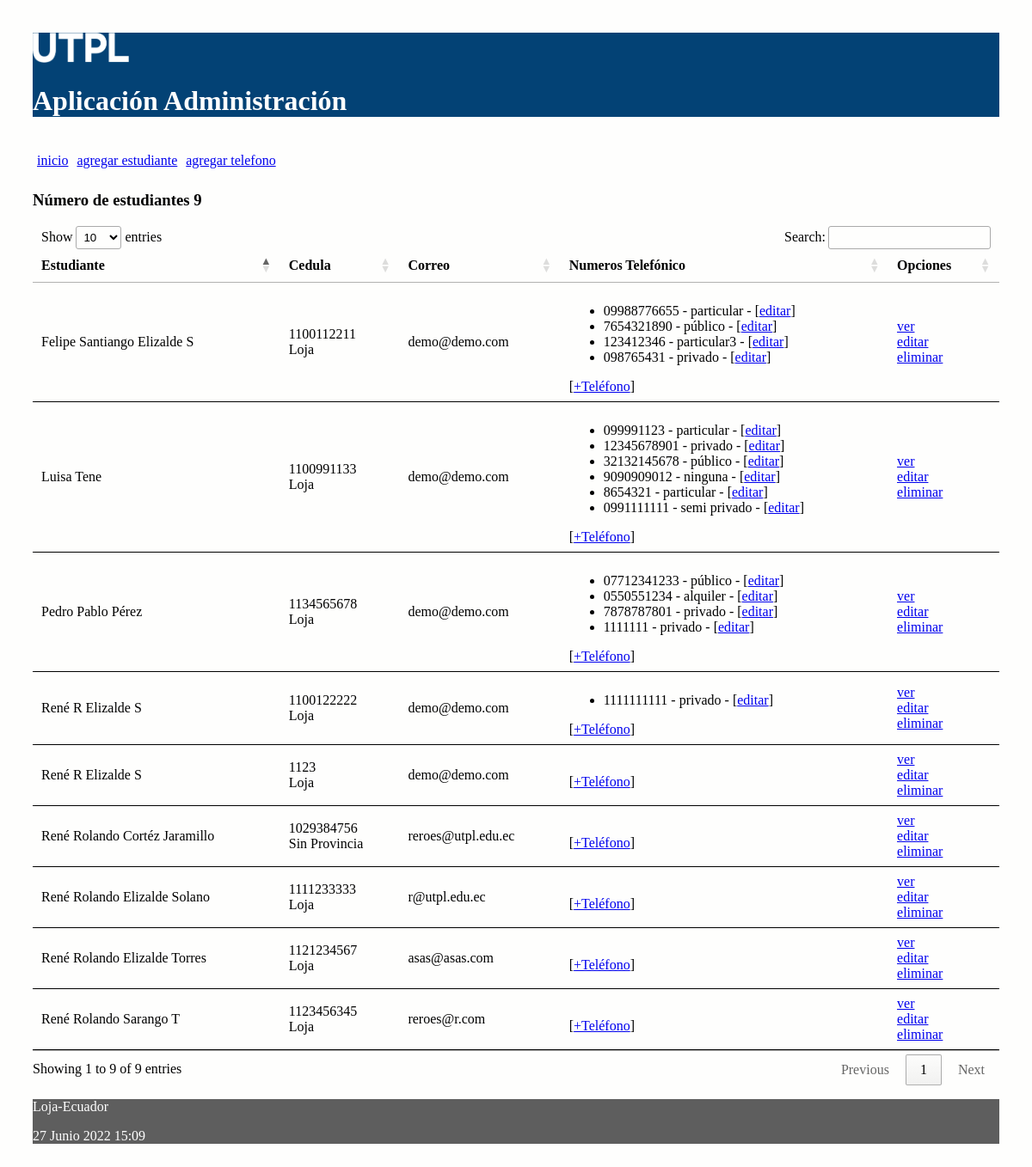
Before: / with the older database file.
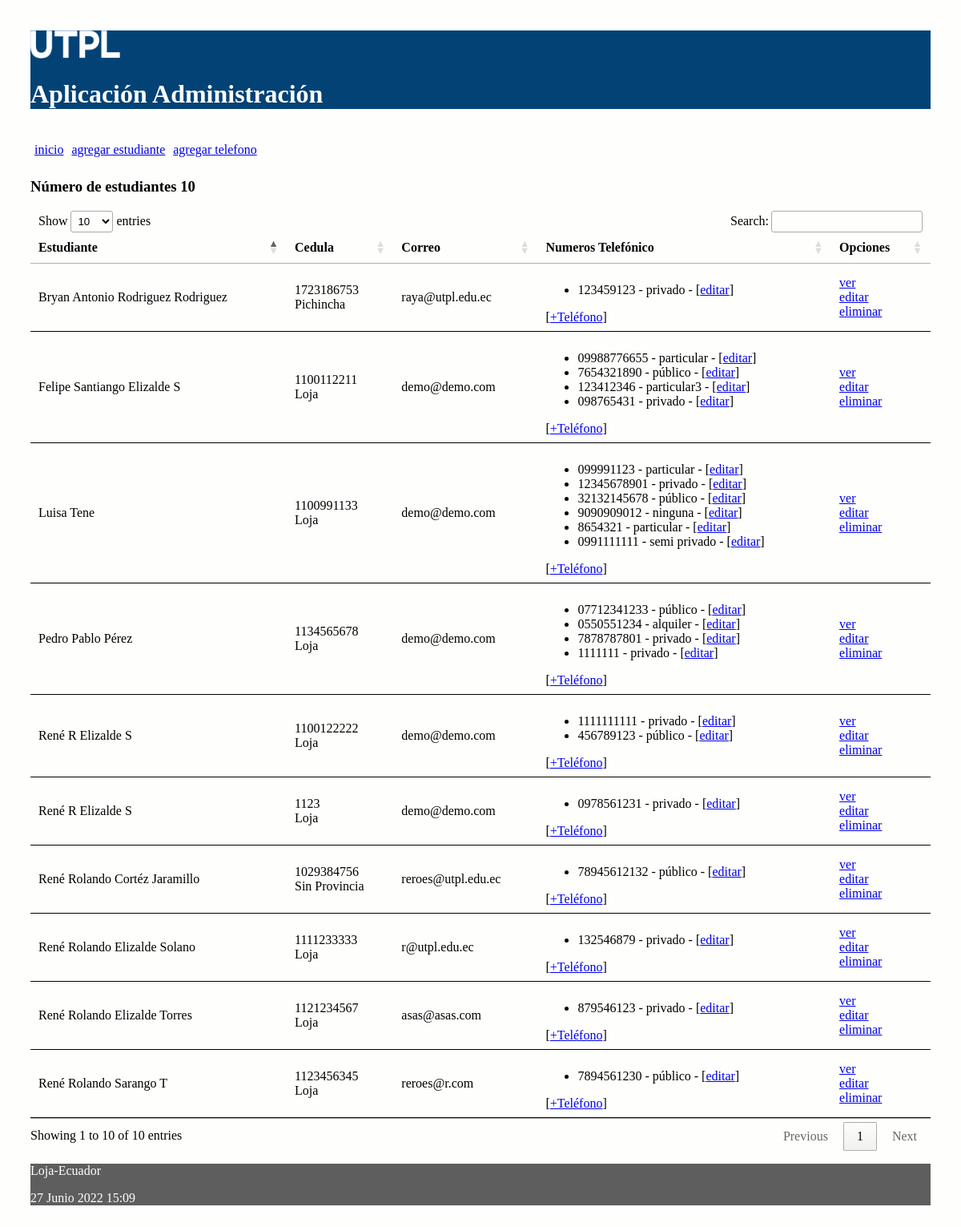
After: the same page with the newer database file.
### administrativo/models.py (models this page shows, shortened)
class Estudiante(models.Model):
    nombre = models.CharField(max_length=30)
    apellido = models.CharField(max_length=30)
    cedula = models.CharField(max_length=30, unique=True)
    correo = models.EmailField()
    def get_provincia (self):
        dato = self.cedula[0:2]
        valor = "Sin Provincia"
        if dato == "11":
            valor = "Loja"
        else:
            if dato == "17":
                valor = "Pichincha"
        return valor

class NumeroTelefonico(models.Model):
    telefono = models.CharField(max_length=100)
    tipo = models.CharField(max_length=100)
    estudiante = models.ForeignKey(Estudiante, on_delete=models.CASCADE,
            related_name="numeros_telefonicos")

### administrativo/views.py (the view)
# urls.py: path('', views.index, name='index'),
def index(request):
    estudiantes = Estudiante.objects.all()
    informacion_template = {'estudiantes': estudiantes, 'numero_estudiantes': len(estudiantes)}
    return render(request, 'index.html', informacion_template)

### administrativo/templates/index.html (shortened to what this page needs)
{% extends "master.html" %}
{% block content %}
<h3>Número de estudiantes {{ numero_estudiantes }}</h3>
<table id="tabla_datos">
  <thead>
    <tr>
      <th>Estudiante</th>
      <th>Cedula</th>
      <th>Correo</th>
      <th>Numeros Telefónico </th>
      <th>Opciones</th>
    </tr>
  </thead>
  {% for e in estudiantes %}
  <tr>
    <td> {{e.nombre}} {{e.apellido}}</td>
    <td> {{e.cedula}} <br> {{e.get_provincia}}</td>
    <td> {{e.correo}}</td>
    <td>
      <ul>
        {% for t in e.numeros_telefonicos.all %}
          <li>
            <span>{{t.telefono}} - {{t.tipo}} - [<a href="{% url 'editar_numero_telefonico' t.id %}">editar</a>] </span>
          </li>
        {% endfor %}
      </ul>
        [<a href="{% url 'crear_numero_telefonico_estudiante' e.id%}">+Teléfono</a>]
    </td>
    <td> <a href="{% url 'obtener_estudiante' e.id %}">ver</a> <br>
      <a href="{% url 'editar_estudiante' e.id %}">editar</a> <br>
      <a href="{% url 'eliminar_estudiante' e.id %}"
      onclick="return confirm('¿Está seguro de la eliminación?')" >
      eliminar</a>
    </td>
  </tr>
  {% endfor %}
</table>
{% endblock %}

### administrativo/templates/master.html (shortened to what this page needs)
<!DOCTYPE html>
<html>
  <head>
    {% load static %}
    <link rel="stylesheet" type="text/css" href="{% static 'css/estilos.css' %}">
    <link rel="stylesheet" type="text/css" href="https://cdn.datatables.net/1.10.25/css/jquery.dataTables.min.css">
  </head>
  <body>
  <header>
    <img src="{% static 'images/logo.png' %}" height="10%" width="10%" alt="My image">
    <h1>Aplicación Administración </h1>
    <nav class="top_menu">
      <ul>
        <li><a href="{% url 'index' %}">inicio</a></li>
        <li><a href="{% url 'crear_estudiante' %}">agregar estudiante</a></li>
        <li><a href="{% url 'crear_numero_telefonico' %}">agregar telefono</a></li>
      </ul>
    </nav>
  </header>
  <section>
      {% block content %}
      {% endblock %}
  </section>
    <footer>
      <p>Loja-Ecuador</p>
      <p>{% now "j F Y H:i" %}</p>
    </footer>
  </body>
</html>

### administrativo/static/css/estilos.css (style rules this page uses)
body { background: #FEFEFD; padding: 30px; }
header { background: #034275; color: #FFF; }
section { width: 100%; }
th, td { padding: 15px; border-bottom: 1px solid black; }
.top_menu ul { list-style:none; float:left; padding: 5px; width:95%; }
.top_menu ul li { float:left; margin-right:10px; margin-bottom:5px; text: #FFF; }
footer { background: #5E5E5E; color: #FFF; }

Changed rows visible on the page:
added NumeroTelefonico: telefono "456789123", tipo "público", shown under Estudiante (number 4 of 10 on the later page)
added NumeroTelefonico: telefono "0978561231", tipo "privado", shown under Estudiante (number 5 of 10 on the later page)
added NumeroTelefonico: telefono "879546123", tipo "privado", shown under Estudiante "Elizalde Torres"
added NumeroTelefonico: telefono "7894561230", tipo "público", shown under Estudiante "Sarango T"
added NumeroTelefonico: telefono "78945612132", tipo "público", shown under Estudiante "Cortéz Jaramillo"
added NumeroTelefonico: telefono "132546879", tipo "privado", shown under Estudiante "Elizalde Solano"
added Estudiante: nombre "Bryan Antonio", apellido "Rodriguez Rodriguez", cedula "1723186753", get_provincia "Pichincha", correo "raya@utpl.edu.ec"
added NumeroTelefonico: telefono "123459123", tipo "privado", shown under "Bryan Antonio"
Other visible differences:
text written by a page script: "Show entries Search: Showing 1 to 9 of 9 entries Previous 1 Next" → "Show entries Search: Showing 1 to 10 of 10 entries Previous 1 Next"
{{ numero_estudiantes }}: "9" → "10"
